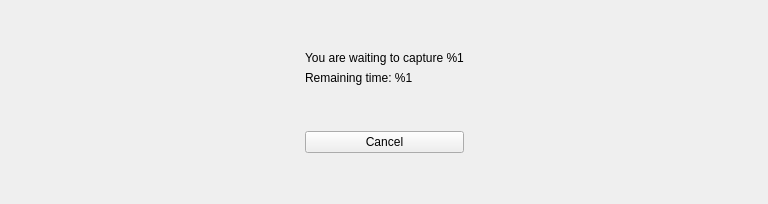
       <widget class="QWidget" name="page_zonecatch">
        <property name="styleSheet">
         <string notr="true">#page_zonecatch{background-image: url(:/images/inventory/background.jpg);}</string>
        </property>
        <layout class="QHBoxLayout" name="horizontalLayout_50">
         <item>
          <spacer name="horizontalSpacer_46">
           <property name="orientation">
            <enum>Qt::Horizontal</enum>
           </property>
           <property name="sizeHint" stdset="0">
            <size>
             <width>294</width>
             <height>20</height>
            </size>
           </property>
          </spacer>
         </item>
         <item>
          <layout class="QVBoxLayout" name="verticalLayout_31">
           <item>
            <spacer name="verticalSpacer_30">
             <property name="orientation">
              <enum>Qt::Vertical</enum>
             </property>
             <property name="sizeHint" stdset="0">
              <size>
               <width>20</width>
               <height>40</height>
              </size>
             </property>
            </spacer>
           </item>
           <item>
            <widget class="QLabel" name="zonecaptureWaitText">
             <property name="styleSheet">
              <string notr="true">color: rgb(0, 0, 0);</string>
             </property>
             <property name="text">
              <string>You are waiting to capture %1</string>
             </property>
            </widget>
           </item>
           <item>
            <widget class="QLabel" name="zonecaptureWaitTime">
             <property name="styleSheet">
              <string notr="true">color: rgb(0, 0, 0);</string>
             </property>
             <property name="text">
              <string>Remaining time: %1</string>
             </property>
            </widget>
           </item>
           <item>
            <spacer name="verticalSpacer_31">
             <property name="orientation">
              <enum>Qt::Vertical</enum>
             </property>
             <property name="sizeHint" stdset="0">
              <size>
               <width>20</width>
               <height>40</height>
              </size>
             </property>
            </spacer>
           </item>
           <item>
            <widget class="QPushButton" name="zonecaptureCancel">
             <property name="text">
              <string>Cancel</string>
             </property>
            </widget>
           </item>
           <item>
            <spacer name="verticalSpacer_29">
             <property name="orientation">
              <enum>Qt::Vertical</enum>
             </property>
             <property name="sizeHint" stdset="0">
              <size>
               <width>20</width>
               <height>40</height>
              </size>
             </property>
            </spacer>
           </item>
          </layout>
         </item>
         <item>
          <spacer name="horizontalSpacer_47">
           <property name="orientation">
            <enum>Qt::Horizontal</enum>
           </property>
           <property name="sizeHint" stdset="0">
            <size>
             <width>293</width>
             <height>20</height>
            </size>
           </property>
          </spacer>
         </item>
        </layout>
       </widget>
